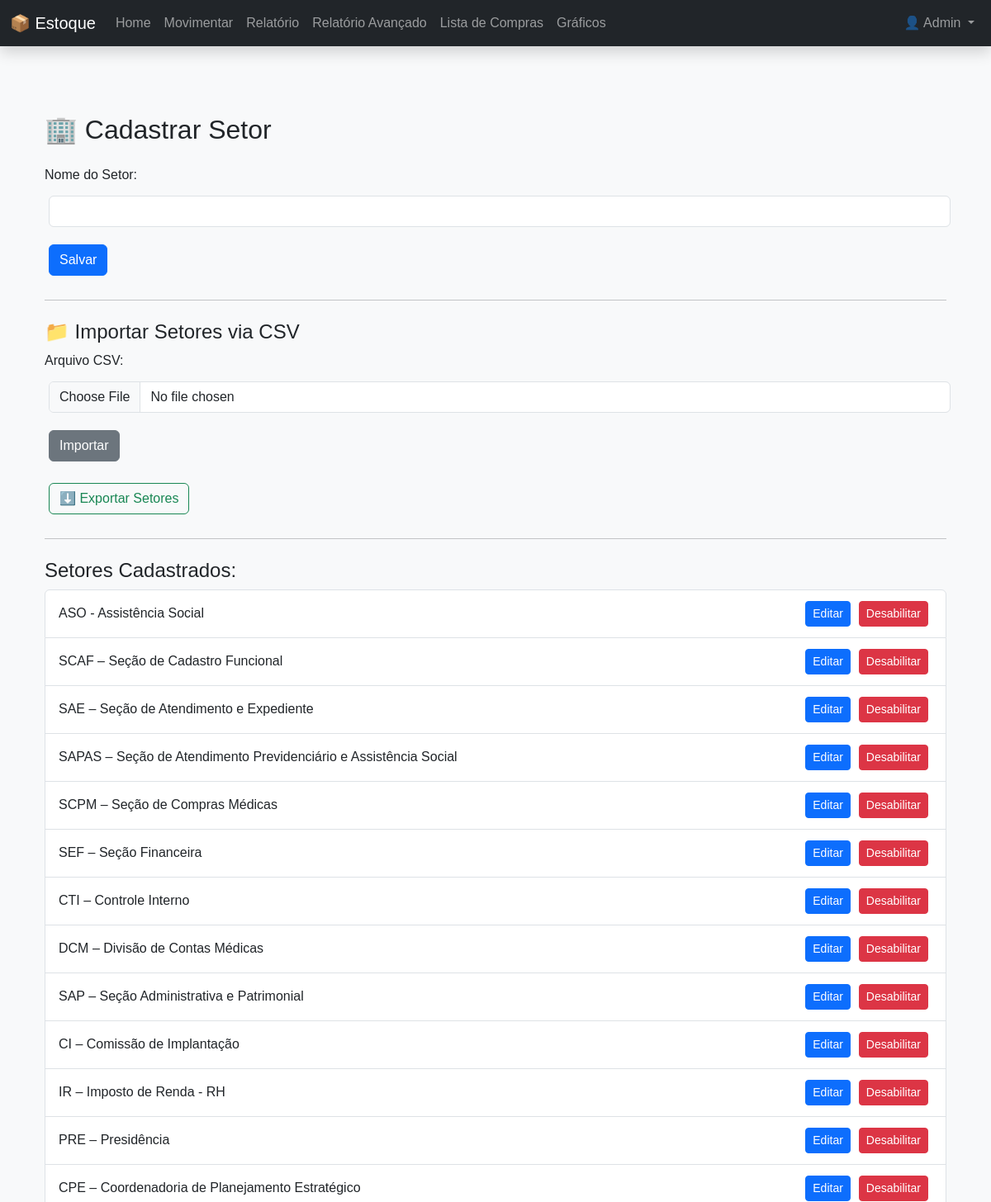
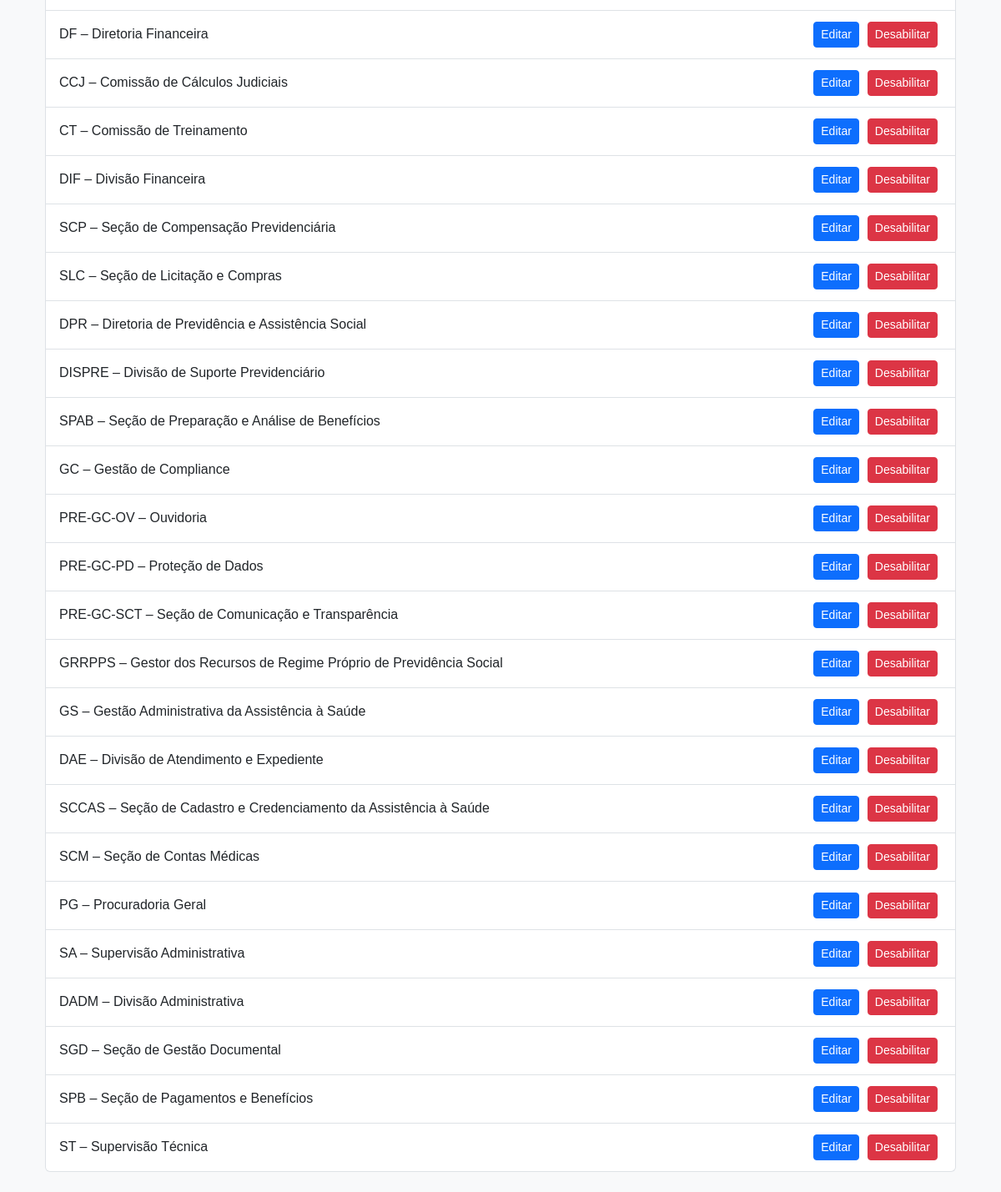
The app's page /cadastrar_setor (signed in) with its own data (2 pictures, top to bottom).
### models.py (models this page shows, shortened)
class Usuario(db.Model, UserMixin):
    id = db.Column(db.Integer, primary_key=True)
    nome = db.Column(db.String(100), nullable=False)
    email = db.Column(db.String(100), unique=True, nullable=False)
    senha = db.Column(db.String(200), nullable=False)
    tipo = db.Column(db.String(20), nullable=False, default='usuario')
    @property
    def is_admin(self):
        return self.tipo == 'admin'

class Setor(db.Model):
    __tablename__ = 'setores'
    id = db.Column(db.Integer, primary_key=True)
    nome = db.Column(db.String(100), nullable=False)
    status = db.Column(db.Boolean, default=True, nullable=True)

### app.py (the view, shortened to what this page needs)
@app.route('/cadastrar_setor', methods=['GET', 'POST'])
@login_required
def cadastrar_setor():
    if not current_user.is_admin:
        flash('Acesso negado. Você não tem permissão para acessar esta página.', 'danger')
        return redirect(url_for('index'))
    setores = Setor.query.all()
    return render_template('cadastrar_setor.html', setores=setores)

### app.py (called while the page is built)
@login_manager.user_loader
def load_user(user_id):
    return Usuario.query.get(int(user_id))

### templates/cadastrar_setor.html (shortened to what this page needs)
{% extends 'base.html' %}
{% block content %}
  <div class="container mt-5">
    <h2 class="mb-4">🏢 Cadastrar Setor</h2>
    <form method="POST">
      <div class="mb-3">
        <label for="nome" class="form-label">Nome do Setor:</label>
        <input type="text" class="form-control" id="nome" name="nome" required>
      </div>
      <button type="submit" class="btn btn-primary">Salvar</button>
    </form>
    <hr class="my-4">
    <h4>📁 Importar Setores via CSV</h4>
    <form method="POST" action="{{ url_for('importar_csv_setores') }}" enctype="multipart/form-data">
      <div class="mb-3">
        <label for="arquivo_csv" class="form-label">Arquivo CSV:</label>
        <input type="file" class="form-control" id="arquivo_csv" name="arquivo_csv" accept=".csv" required>
      </div>
      <button type="submit" class="btn btn-secondary">Importar</button>
    </form>
    <form method="GET" action="{{ url_for('exportar_csv_setores') }}" class="mt-3">
      <button type="submit" class="btn btn-outline-success">⬇️ Exportar Setores</button>
    </form>
    <hr class="my-4">
    <h4>Setores Cadastrados:</h4>
    <ul class="list-group">
      {% for setor in setores %}
        {% if setor.status %}
          <li class="list-group-item d-flex justify-content-between align-items-center">
            {{ setor.nome }}
            <div class="btn-group">
              <form method="GET" action="{{ url_for('editar_setor', id=setor.id) }}" style="display:inline;">
                <button type="submit" class="btn btn-sm btn-primary">Editar</button>
              </form>
              <form method="POST" action="{{ url_for('desabilitar_setor', id=setor.id) }}" onsubmit="return confirm('Tem certeza que deseja desabilitar este Setor? (Essa ação não pode ser desfeita)')">
                <button type="submit" class="btn btn-sm btn-danger">Desabilitar</button>
              </form>
            </div>
          </li>
        {% endif %}
      {% endfor %}
    </ul>
  </div>
{% endblock %}

### templates/base.html (shortened to what this page needs)
<!DOCTYPE html>
<html lang="pt-br">
<head>
  <link href="https://cdn.jsdelivr.net/npm/bootstrap@5.3.3/dist/css/bootstrap.min.css" rel="stylesheet">
  <link rel="stylesheet" href="{{ url_for('static', filename='css/style.css') }}">
</head>
<body class="bg-light">
  <nav class="navbar navbar-expand-lg navbar-dark bg-dark fixed-top shadow">
    <div class="container-fluid">
      <a class="navbar-brand" href="{{ url_for('index') }}">📦 Estoque</a>
      <div class="collapse navbar-collapse" id="navbarNav">
        <ul class="navbar-nav me-auto">
          <li class="nav-item">
            <a class="nav-link {% if request.endpoint == 'index' %}active{% endif %}" href="{{ url_for('index') }}">Home</a>
          </li>
          <li class="nav-item">
            <a class="nav-link {% if request.endpoint == 'movimentar' %}active{% endif %}" href="{{ url_for('movimentar') }}">Movimentar</a>
          </li>
          <li class="nav-item">
            <a class="nav-link {% if request.endpoint == 'relatorio' %}active{% endif %}" href="{{ url_for('relatorio') }}">Relatório</a>
          </li>
          <li class="nav-item">
            <a class="nav-link {% if request.endpoint == 'relatorio_avancado' %}active{% endif %}" href="{{ url_for('relatorio_avancado') }}">Relatório Avançado</a>
          </li>
          <li class="nav-item">
            <a class="nav-link {% if request.endpoint == 'lista_compras' %}active{% endif %}" href="{{ url_for('lista_compras') }}">Lista de Compras</a>
          </li>
          <li class="nav-item">
            <a class="nav-link {% if request.endpoint == 'graficos' %}active{% endif %}" href="{{ url_for('graficos') }}">Gráficos</a>
          </li>
        </ul>
        <ul class="navbar-nav ms-auto">
        {% if current_user.is_authenticated %}
          <li class="nav-item dropdown">
            <a class="nav-link dropdown-toggle" href="#" id="userDropdown" role="button" data-bs-toggle="dropdown" aria-expanded="false">
              👤 {{ current_user.nome }}
            </a>
          </li>
        {% else %}
          <li class="nav-item">
            <a class="nav-link text-success" href="{{ url_for('login') }}">Login</a>
          </li>
        {% endif %}
        </ul>
      </div>
    </div>
  </nav>
  <main class="container my-4">
    {% block content %}{% endblock %}
  </main>
</body>
</html>

### static/css/style.css (style rules this page uses)
body { font-family: Arial, sans-serif; margin: 20px; }
form input, form button { margin: 5px; }

### templates/base.html (style rules this page uses)
body { padding-top: 70px; }

### records on screen
Usuario: nome "Admin"
Setor: nome "ASO - Assistência Social"
Setor: nome "SCAF – Seção de Cadastro Funcional"
Setor: nome "SAE – Seção de Atendimento e Expediente"
Setor: nome "SAPAS – Seção de Atendimento Previdenciário e Assistência Social"
Setor: nome "SCPM – Seção de Compras Médicas"
Setor: nome "SEF – Seção Financeira"
Setor: nome "CTI – Controle Interno"
Setor: nome "DCM – Divisão de Contas Médicas"
Setor: nome "SAP – Seção Administrativa e Patrimonial"
Setor: nome "CI – Comissão de Implantação"
Setor: nome "IR – Imposto de Renda - RH"
Setor: nome "PRE – Presidência"
Setor: nome "CPE – Coordenadoria de Planejamento Estratégico"
Setor: nome "DF – Diretoria Financeira"
Setor: nome "CCJ – Comissão de Cálculos Judiciais"
Setor: nome "CT – Comissão de Treinamento"
Setor: nome "DIF – Divisão Financeira"
Setor: nome "SCP – Seção de Compensação Previdenciária"
Setor: nome "SLC – Seção de Licitação e Compras"
Setor: nome "DPR – Diretoria de Previdência e Assistência Social"
Setor: nome "DISPRE – Divisão de Suporte Previdenciário"
Setor: nome "SPAB – Seção de Preparação e Análise de Benefícios"
Setor: nome "GC – Gestão de Compliance"
Setor: nome "PRE-GC-OV – Ouvidoria"
Setor: nome "PRE-GC-PD – Proteção de Dados"
Setor: nome "PRE-GC-SCT – Seção de Comunicação e Transparência"
Setor: nome "GRRPPS – Gestor dos Recursos de Regime Próprio de Previdência Social"
Setor: nome "GS – Gestão Administrativa da Assistência à Saúde"
Setor: nome "DAE – Divisão de Atendimento e Expediente"
Setor: nome "SCCAS – Seção de Cadastro e Credenciamento da Assistência à Saúde"
Setor: nome "SCM – Seção de Contas Médicas"
Setor: nome "PG – Procuradoria Geral"
Setor: nome "SA – Supervisão Administrativa"
Setor: nome "DADM – Divisão Administrativa"
Setor: nome "SGD – Seção de Gestão Documental"
Setor: nome "SPB – Seção de Pagamentos e Benefícios"
Setor: nome "ST – Supervisão Técnica"
